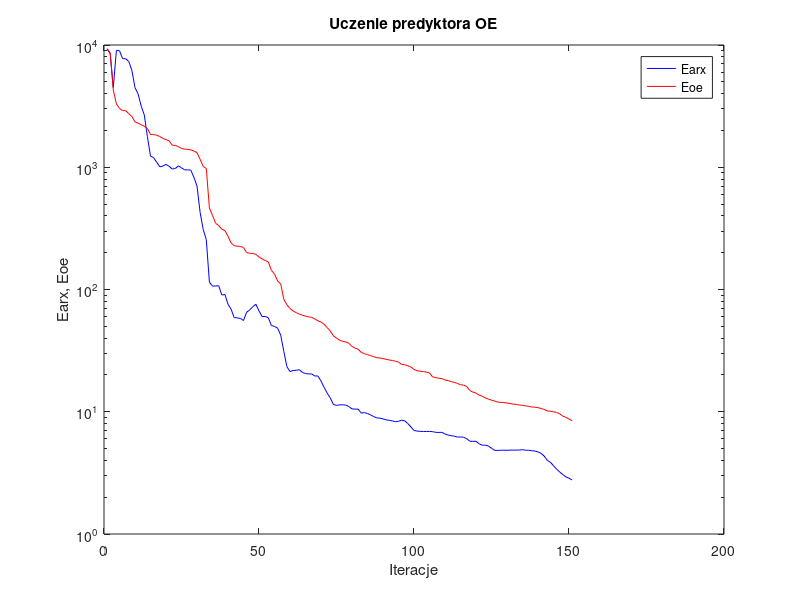
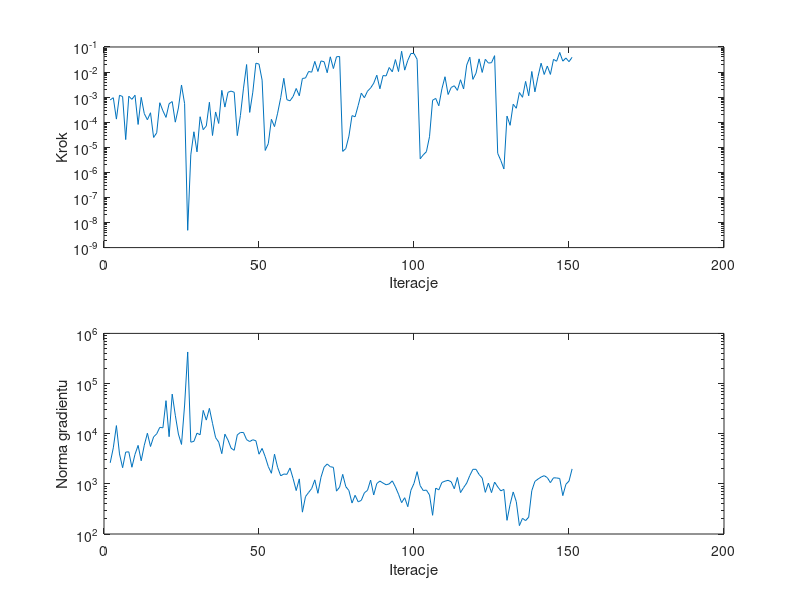

Source code (MATLAB) for these figures, in order:
%uczenie predyktora oe
clear all;
n=0; farx(n+1)=9.275765e+003; foe(n+1)=9.336545e+003; wspucz(n+1)=0.000000e+000; ng(n+1)=0.000000e+000;
%odnowa zmiennej metryki
n=1; farx(n+1)=8.493931e+003; foe(n+1)=8.615448e+003; krok(n+1)=7.740461e-004; ng(n+1)=2.627235e+003;
n=2; farx(n+1)=4.497957e+003; foe(n+1)=4.272197e+003; krok(n+1)=9.475662e-004; ng(n+1)=5.227197e+003;
n=3; farx(n+1)=9.059524e+003; foe(n+1)=3.295528e+003; krok(n+1)=1.330707e-004; ng(n+1)=1.450772e+004;
n=4; farx(n+1)=8.974820e+003; foe(n+1)=3.026504e+003; krok(n+1)=1.188185e-003; ng(n+1)=3.949663e+003;
n=5; farx(n+1)=7.735693e+003; foe(n+1)=2.909298e+003; krok(n+1)=1.055981e-003; ng(n+1)=2.098133e+003;
n=6; farx(n+1)=7.720749e+003; foe(n+1)=2.901651e+003; krok(n+1)=2.028847e-005; ng(n+1)=4.299072e+003;
n=7; farx(n+1)=7.321150e+003; foe(n+1)=2.746562e+003; krok(n+1)=1.088153e-003; ng(n+1)=4.348244e+003;
n=8; farx(n+1)=6.187196e+003; foe(n+1)=2.599913e+003; krok(n+1)=8.160960e-004; ng(n+1)=2.144437e+003;
n=9; farx(n+1)=4.476379e+003; foe(n+1)=2.347286e+003; krok(n+1)=1.193235e-003; ng(n+1)=3.873569e+003;
n=10; farx(n+1)=3.981746e+003; foe(n+1)=2.296705e+003; krok(n+1)=8.127742e-005; ng(n+1)=5.844708e+003;
n=11; farx(n+1)=3.160489e+003; foe(n+1)=2.228364e+003; krok(n+1)=9.800929e-004; ng(n+1)=2.886740e+003;
n=12; farx(n+1)=2.677720e+003; foe(n+1)=2.162045e+003; krok(n+1)=2.188897e-004; ng(n+1)=5.903276e+003;
n=13; farx(n+1)=1.776577e+003; foe(n+1)=2.076647e+003; krok(n+1)=1.254416e-004; ng(n+1)=1.021533e+004;
n=14; farx(n+1)=1.232230e+003; foe(n+1)=1.852599e+003; krok(n+1)=2.384064e-004; ng(n+1)=5.557590e+003;
n=15; farx(n+1)=1.198880e+003; foe(n+1)=1.850090e+003; krok(n+1)=2.470394e-005; ng(n+1)=8.631767e+003;
n=16; farx(n+1)=1.097006e+003; foe(n+1)=1.828410e+003; krok(n+1)=3.770492e-005; ng(n+1)=9.936371e+003;
n=17; farx(n+1)=1.008511e+003; foe(n+1)=1.785196e+003; krok(n+1)=5.990131e-004; ng(n+1)=1.339364e+004;
n=18; farx(n+1)=1.023070e+003; foe(n+1)=1.722211e+003; krok(n+1)=2.858713e-004; ng(n+1)=1.309670e+004;
n=19; farx(n+1)=1.054966e+003; foe(n+1)=1.683512e+003; krok(n+1)=1.555676e-004; ng(n+1)=4.554929e+004;
n=20; farx(n+1)=1.018465e+003; foe(n+1)=1.647442e+003; krok(n+1)=5.472377e-004; ng(n+1)=8.717822e+003;
n=21; farx(n+1)=9.676489e+002; foe(n+1)=1.516828e+003; krok(n+1)=6.650130e-004; ng(n+1)=6.153028e+004;
n=22; farx(n+1)=9.768756e+002; foe(n+1)=1.507406e+003; krok(n+1)=1.003955e-004; ng(n+1)=2.331250e+004;
n=23; farx(n+1)=1.026634e+003; foe(n+1)=1.475484e+003; krok(n+1)=3.697036e-004; ng(n+1)=9.833570e+003;
n=24; farx(n+1)=9.895261e+002; foe(n+1)=1.423280e+003; krok(n+1)=3.049962e-003; ng(n+1)=6.110059e+003;
n=25; farx(n+1)=9.518652e+002; foe(n+1)=1.407511e+003; krok(n+1)=5.492771e-004; ng(n+1)=3.730093e+004;
%odnowa zmiennej metryki
n=26; farx(n+1)=9.527873e+002; foe(n+1)=1.399929e+003; krok(n+1)=4.888650e-009; ng(n+1)=4.260756e+005;
n=27; farx(n+1)=9.464072e+002; foe(n+1)=1.388418e+003; krok(n+1)=5.005977e-006; ng(n+1)=6.786147e+003;
n=28; farx(n+1)=8.272387e+002; foe(n+1)=1.356713e+003; krok(n+1)=4.156331e-005; ng(n+1)=7.028095e+003;
n=29; farx(n+1)=7.024590e+002; foe(n+1)=1.317472e+003; krok(n+1)=6.570506e-006; ng(n+1)=1.025097e+004;
n=30; farx(n+1)=4.280478e+002; foe(n+1)=1.161008e+003; krok(n+1)=1.654720e-004; ng(n+1)=9.516674e+003;
n=31; farx(n+1)=3.102569e+002; foe(n+1)=1.016402e+003; krok(n+1)=5.039187e-005; ng(n+1)=2.913150e+004;
n=32; farx(n+1)=2.554515e+002; foe(n+1)=9.753818e+002; krok(n+1)=7.085234e-005; ng(n+1)=1.867927e+004;
n=33; farx(n+1)=1.148834e+002; foe(n+1)=4.643242e+002; krok(n+1)=6.249303e-004; ng(n+1)=3.202075e+004;
n=34; farx(n+1)=1.065897e+002; foe(n+1)=4.040322e+002; krok(n+1)=2.952483e-005; ng(n+1)=1.612931e+004;
n=35; farx(n+1)=1.067563e+002; foe(n+1)=3.489250e+002; krok(n+1)=2.563269e-004; ng(n+1)=8.356912e+003;
n=36; farx(n+1)=1.074035e+002; foe(n+1)=3.333140e+002; krok(n+1)=8.923578e-005; ng(n+1)=6.812361e+003;
n=37; farx(n+1)=9.012911e+001; foe(n+1)=3.116974e+002; krok(n+1)=1.863415e-003; ng(n+1)=4.000539e+003;
n=38; farx(n+1)=9.111260e+001; foe(n+1)=3.031999e+002; krok(n+1)=4.012417e-004; ng(n+1)=9.793827e+003;
n=39; farx(n+1)=7.579703e+001; foe(n+1)=2.731278e+002; krok(n+1)=1.561071e-003; ng(n+1)=7.453353e+003;
n=40; farx(n+1)=6.899488e+001; foe(n+1)=2.401981e+002; krok(n+1)=1.740889e-003; ng(n+1)=5.144599e+003;
n=41; farx(n+1)=5.897032e+001; foe(n+1)=2.283900e+002; krok(n+1)=1.564230e-003; ng(n+1)=4.668850e+003;
n=42; farx(n+1)=5.857855e+001; foe(n+1)=2.261026e+002; krok(n+1)=2.922588e-005; ng(n+1)=9.484858e+003;
n=43; farx(n+1)=5.800816e+001; foe(n+1)=2.252672e+002; krok(n+1)=1.845902e-004; ng(n+1)=1.057948e+004;
n=44; farx(n+1)=5.574610e+001; foe(n+1)=2.207789e+002; krok(n+1)=2.293321e-003; ng(n+1)=1.057803e+004;
n=45; farx(n+1)=6.511310e+001; foe(n+1)=2.003047e+002; krok(n+1)=1.993667e-002; ng(n+1)=7.606296e+003;
n=46; farx(n+1)=6.815259e+001; foe(n+1)=1.979512e+002; krok(n+1)=2.461531e-004; ng(n+1)=6.976725e+003;
n=47; farx(n+1)=7.237251e+001; foe(n+1)=1.968919e+002; krok(n+1)=1.573435e-003; ng(n+1)=7.573026e+003;
n=48; farx(n+1)=7.573696e+001; foe(n+1)=1.939719e+002; krok(n+1)=2.265123e-002; ng(n+1)=7.229004e+003;
n=49; farx(n+1)=6.679527e+001; foe(n+1)=1.841412e+002; krok(n+1)=2.080702e-002; ng(n+1)=3.899045e+003;
n=50; farx(n+1)=6.008415e+001; foe(n+1)=1.780918e+002; krok(n+1)=4.776032e-003; ng(n+1)=5.088126e+003;
%odnowa zmiennej metryki
n=51; farx(n+1)=6.021483e+001; foe(n+1)=1.726635e+002; krok(n+1)=7.488082e-006; ng(n+1)=3.482015e+003;
n=52; farx(n+1)=5.877500e+001; foe(n+1)=1.681870e+002; krok(n+1)=1.400833e-005; ng(n+1)=2.207953e+003;
n=53; farx(n+1)=5.074151e+001; foe(n+1)=1.432254e+002; krok(n+1)=1.304575e-004; ng(n+1)=1.625990e+003;
n=54; farx(n+1)=4.992183e+001; foe(n+1)=1.340580e+002; krok(n+1)=6.686067e-005; ng(n+1)=3.904876e+003;
n=55; farx(n+1)=4.822472e+001; foe(n+1)=1.173407e+002; krok(n+1)=2.288097e-004; ng(n+1)=2.135489e+003;
n=56; farx(n+1)=4.239018e+001; foe(n+1)=1.112544e+002; krok(n+1)=9.516502e-004; ng(n+1)=1.445138e+003;
n=57; farx(n+1)=3.120985e+001; foe(n+1)=8.337441e+001; krok(n+1)=5.636318e-003; ng(n+1)=1.570105e+003;
n=58; farx(n+1)=2.335599e+001; foe(n+1)=7.499937e+001; krok(n+1)=7.899388e-004; ng(n+1)=1.546919e+003;
n=59; farx(n+1)=2.131876e+001; foe(n+1)=6.991219e+001; krok(n+1)=7.138862e-004; ng(n+1)=2.069125e+003;
n=60; farx(n+1)=2.174351e+001; foe(n+1)=6.676715e+001; krok(n+1)=1.061807e-003; ng(n+1)=1.275063e+003;
n=61; farx(n+1)=2.186542e+001; foe(n+1)=6.468282e+001; krok(n+1)=2.213894e-003; ng(n+1)=7.349973e+002;
n=62; farx(n+1)=2.208253e+001; foe(n+1)=6.286543e+001; krok(n+1)=1.130223e-003; ng(n+1)=1.256177e+003;
n=63; farx(n+1)=2.097634e+001; foe(n+1)=6.167140e+001; krok(n+1)=5.557598e-003; ng(n+1)=2.726801e+002;
n=64; farx(n+1)=2.054194e+001; foe(n+1)=6.053822e+001; krok(n+1)=5.801633e-003; ng(n+1)=5.571200e+002;
n=65; farx(n+1)=2.040381e+001; foe(n+1)=5.970075e+001; krok(n+1)=1.053841e-002; ng(n+1)=6.731358e+002;
n=66; farx(n+1)=2.037535e+001; foe(n+1)=5.922631e+001; krok(n+1)=9.889238e-003; ng(n+1)=8.090191e+002;
n=67; farx(n+1)=1.959936e+001; foe(n+1)=5.742281e+001; krok(n+1)=2.667694e-002; ng(n+1)=1.200779e+003;
n=68; farx(n+1)=1.962848e+001; foe(n+1)=5.547571e+001; krok(n+1)=1.053841e-002; ng(n+1)=6.484922e+002;
n=69; farx(n+1)=1.781641e+001; foe(n+1)=5.422487e+001; krok(n+1)=2.779047e-002; ng(n+1)=1.355881e+003;
n=70; farx(n+1)=1.584346e+001; foe(n+1)=5.197841e+001; krok(n+1)=2.580064e-002; ng(n+1)=2.149896e+003;
n=71; farx(n+1)=1.418576e+001; foe(n+1)=4.878513e+001; krok(n+1)=9.424758e-003; ng(n+1)=2.489316e+003;
n=72; farx(n+1)=1.297912e+001; foe(n+1)=4.573190e+001; krok(n+1)=4.050274e-002; ng(n+1)=2.196185e+003;
n=73; farx(n+1)=1.148493e+001; foe(n+1)=4.186874e+001; krok(n+1)=1.378623e-002; ng(n+1)=2.133938e+003;
n=74; farx(n+1)=1.127753e+001; foe(n+1)=4.003373e+001; krok(n+1)=4.077788e-002; ng(n+1)=7.150432e+002;
n=75; farx(n+1)=1.138234e+001; foe(n+1)=3.848171e+001; krok(n+1)=4.165943e-002; ng(n+1)=8.616612e+002;
%odnowa zmiennej metryki
n=76; farx(n+1)=1.140138e+001; foe(n+1)=3.765954e+001; krok(n+1)=6.872937e-006; ng(n+1)=1.546373e+003;
n=77; farx(n+1)=1.134117e+001; foe(n+1)=3.726460e+001; krok(n+1)=8.879922e-006; ng(n+1)=8.799824e+002;
n=78; farx(n+1)=1.101775e+001; foe(n+1)=3.632748e+001; krok(n+1)=2.773752e-005; ng(n+1)=7.366163e+002;
n=79; farx(n+1)=1.055468e+001; foe(n+1)=3.423696e+001; krok(n+1)=1.830796e-004; ng(n+1)=4.149478e+002;
n=80; farx(n+1)=1.051126e+001; foe(n+1)=3.318665e+001; krok(n+1)=1.646626e-004; ng(n+1)=5.912746e+002;
n=81; farx(n+1)=1.050582e+001; foe(n+1)=3.244536e+001; krok(n+1)=4.674935e-004; ng(n+1)=4.374887e+002;
n=82; farx(n+1)=9.745393e+000; foe(n+1)=3.057728e+001; krok(n+1)=1.442683e-003; ng(n+1)=4.692911e+002;
n=83; farx(n+1)=9.848699e+000; foe(n+1)=2.984284e+001; krok(n+1)=9.481841e-004; ng(n+1)=6.637955e+002;
n=84; farx(n+1)=9.667778e+000; foe(n+1)=2.935828e+001; krok(n+1)=1.723278e-003; ng(n+1)=7.419557e+002;
n=85; farx(n+1)=9.425421e+000; foe(n+1)=2.881503e+001; krok(n+1)=2.318009e-003; ng(n+1)=1.190089e+003;
n=86; farx(n+1)=9.132711e+000; foe(n+1)=2.822935e+001; krok(n+1)=3.581322e-003; ng(n+1)=6.001402e+002;
n=87; farx(n+1)=8.903644e+000; foe(n+1)=2.767815e+001; krok(n+1)=7.481826e-003; ng(n+1)=1.016700e+003;
n=88; farx(n+1)=8.867154e+000; foe(n+1)=2.754542e+001; krok(n+1)=2.156451e-003; ng(n+1)=1.136877e+003;
n=89; farx(n+1)=8.738484e+000; foe(n+1)=2.720281e+001; krok(n+1)=7.251821e-003; ng(n+1)=1.038007e+003;
n=90; farx(n+1)=8.583339e+000; foe(n+1)=2.686663e+001; krok(n+1)=7.029269e-003; ng(n+1)=9.585323e+002;
n=91; farx(n+1)=8.515416e+000; foe(n+1)=2.652464e+001; krok(n+1)=1.521910e-002; ng(n+1)=9.963435e+002;
n=92; farx(n+1)=8.411735e+000; foe(n+1)=2.624938e+001; krok(n+1)=1.023953e-002; ng(n+1)=1.146672e+003;
n=93; farx(n+1)=8.290953e+000; foe(n+1)=2.594643e+001; krok(n+1)=3.143988e-002; ng(n+1)=8.689774e+002;
n=94; farx(n+1)=8.362414e+000; foe(n+1)=2.546617e+001; krok(n+1)=1.048565e-002; ng(n+1)=6.226297e+002;
n=95; farx(n+1)=8.524788e+000; foe(n+1)=2.440817e+001; krok(n+1)=6.754317e-002; ng(n+1)=4.217096e+002;
n=96; farx(n+1)=8.436880e+000; foe(n+1)=2.425305e+001; krok(n+1)=1.192345e-002; ng(n+1)=5.290257e+002;
n=97; farx(n+1)=8.012376e+000; foe(n+1)=2.376348e+001; krok(n+1)=2.936823e-002; ng(n+1)=3.503884e+002;
n=98; farx(n+1)=7.511210e+000; foe(n+1)=2.325724e+001; krok(n+1)=5.514490e-002; ng(n+1)=7.437450e+002;
n=99; farx(n+1)=7.026942e+000; foe(n+1)=2.220758e+001; krok(n+1)=5.466235e-002; ng(n+1)=1.022055e+003;
n=100; farx(n+1)=6.952396e+000; foe(n+1)=2.163138e+001; krok(n+1)=3.222183e-002; ng(n+1)=1.751205e+003;
%odnowa zmiennej metryki
n=101; farx(n+1)=6.910682e+000; foe(n+1)=2.145815e+001; krok(n+1)=3.485881e-006; ng(n+1)=9.180162e+002;
n=102; farx(n+1)=6.895981e+000; foe(n+1)=2.132051e+001; krok(n+1)=5.005977e-006; ng(n+1)=7.350718e+002;
n=103; farx(n+1)=6.896369e+000; foe(n+1)=2.110272e+001; krok(n+1)=6.665454e-006; ng(n+1)=7.518531e+002;
n=104; farx(n+1)=6.901643e+000; foe(n+1)=2.076648e+001; krok(n+1)=2.635297e-005; ng(n+1)=6.007957e+002;
n=105; farx(n+1)=6.875432e+000; foe(n+1)=1.927005e+001; krok(n+1)=7.528887e-004; ng(n+1)=2.361292e+002;
n=106; farx(n+1)=6.784780e+000; foe(n+1)=1.902600e+001; krok(n+1)=8.898758e-004; ng(n+1)=8.216840e+002;
n=107; farx(n+1)=6.772319e+000; foe(n+1)=1.880681e+001; krok(n+1)=4.526501e-004; ng(n+1)=7.580193e+002;
n=108; farx(n+1)=6.789371e+000; foe(n+1)=1.867902e+001; krok(n+1)=2.145173e-003; ng(n+1)=1.066678e+003;
n=109; farx(n+1)=6.571808e+000; foe(n+1)=1.821174e+001; krok(n+1)=6.506258e-003; ng(n+1)=1.131494e+003;
n=110; farx(n+1)=6.450865e+000; foe(n+1)=1.798197e+001; krok(n+1)=1.273916e-003; ng(n+1)=1.175599e+003;
n=111; farx(n+1)=6.367854e+000; foe(n+1)=1.764318e+001; krok(n+1)=2.431442e-003; ng(n+1)=1.098564e+003;
n=112; farx(n+1)=6.310259e+000; foe(n+1)=1.740070e+001; krok(n+1)=2.840497e-003; ng(n+1)=7.984710e+002;
n=113; farx(n+1)=6.211081e+000; foe(n+1)=1.705765e+001; krok(n+1)=1.863415e-003; ng(n+1)=1.340591e+003;
n=114; farx(n+1)=6.222332e+000; foe(n+1)=1.663024e+001; krok(n+1)=4.933247e-003; ng(n+1)=6.698996e+002;
n=115; farx(n+1)=6.187852e+000; foe(n+1)=1.651930e+001; krok(n+1)=2.117016e-003; ng(n+1)=8.423663e+002;
n=116; farx(n+1)=6.021281e+000; foe(n+1)=1.607742e+001; krok(n+1)=1.897240e-002; ng(n+1)=1.035473e+003;
n=117; farx(n+1)=5.739486e+000; foe(n+1)=1.493719e+001; krok(n+1)=3.915143e-002; ng(n+1)=1.465358e+003;
n=118; farx(n+1)=5.728296e+000; foe(n+1)=1.445978e+001; krok(n+1)=5.107684e-003; ng(n+1)=1.948628e+003;
n=119; farx(n+1)=5.733379e+000; foe(n+1)=1.421077e+001; krok(n+1)=8.956895e-003; ng(n+1)=1.950047e+003;
n=120; farx(n+1)=5.476407e+000; foe(n+1)=1.367509e+001; krok(n+1)=3.361391e-002; ng(n+1)=1.534910e+003;
n=121; farx(n+1)=5.326805e+000; foe(n+1)=1.340601e+001; krok(n+1)=9.659422e-003; ng(n+1)=1.305267e+003;
n=122; farx(n+1)=5.329601e+000; foe(n+1)=1.299529e+001; krok(n+1)=3.222183e-002; ng(n+1)=6.770056e+002;
n=123; farx(n+1)=5.245843e+000; foe(n+1)=1.268993e+001; krok(n+1)=2.284436e-002; ng(n+1)=1.036158e+003;
n=124; farx(n+1)=5.031071e+000; foe(n+1)=1.243752e+001; krok(n+1)=2.362755e-002; ng(n+1)=6.694166e+002;
n=125; farx(n+1)=4.834381e+000; foe(n+1)=1.223758e+001; krok(n+1)=4.509885e-002; ng(n+1)=1.085344e+003;
%odnowa zmiennej metryki
n=126; farx(n+1)=4.829745e+000; foe(n+1)=1.199627e+001; krok(n+1)=5.712562e-006; ng(n+1)=8.708261e+002;
n=127; farx(n+1)=4.843082e+000; foe(n+1)=1.191096e+001; krok(n+1)=2.986582e-006; ng(n+1)=7.254436e+002;
n=128; farx(n+1)=4.849079e+000; foe(n+1)=1.186817e+001; krok(n+1)=1.369092e-006; ng(n+1)=7.752320e+002;
n=129; farx(n+1)=4.837317e+000; foe(n+1)=1.178872e+001; krok(n+1)=1.752601e-004; ng(n+1)=1.873431e+002;
n=130; farx(n+1)=4.858628e+000; foe(n+1)=1.168461e+001; krok(n+1)=7.524177e-005; ng(n+1)=3.892087e+002;
n=131; farx(n+1)=4.857380e+000; foe(n+1)=1.154503e+001; krok(n+1)=5.202484e-004; ng(n+1)=6.894974e+002;
n=132; farx(n+1)=4.854455e+000; foe(n+1)=1.148421e+001; krok(n+1)=3.606707e-004; ng(n+1)=4.409511e+002;
n=133; farx(n+1)=4.864999e+000; foe(n+1)=1.135827e+001; krok(n+1)=1.532816e-003; ng(n+1)=1.469786e+002;
n=134; farx(n+1)=4.898546e+000; foe(n+1)=1.129021e+001; krok(n+1)=9.854180e-004; ng(n+1)=2.057420e+002;
n=135; farx(n+1)=4.844701e+000; foe(n+1)=1.116250e+001; krok(n+1)=4.243311e-003; ng(n+1)=1.848104e+002;
n=136; farx(n+1)=4.843554e+000; foe(n+1)=1.108200e+001; krok(n+1)=1.133637e-003; ng(n+1)=2.170921e+002;
n=137; farx(n+1)=4.798884e+000; foe(n+1)=1.093584e+001; krok(n+1)=1.054546e-002; ng(n+1)=7.312525e+002;
n=138; farx(n+1)=4.772665e+000; foe(n+1)=1.089872e+001; krok(n+1)=1.626565e-003; ng(n+1)=1.119640e+003;
n=139; farx(n+1)=4.694480e+000; foe(n+1)=1.081115e+001; krok(n+1)=6.607631e-003; ng(n+1)=1.246175e+003;
n=140; farx(n+1)=4.566491e+000; foe(n+1)=1.062280e+001; krok(n+1)=2.254943e-002; ng(n+1)=1.366397e+003;
n=141; farx(n+1)=4.338150e+000; foe(n+1)=1.045961e+001; krok(n+1)=8.009570e-003; ng(n+1)=1.454864e+003;
n=142; farx(n+1)=4.002683e+000; foe(n+1)=1.016455e+001; krok(n+1)=1.740861e-002; ng(n+1)=1.332225e+003;
n=143; farx(n+1)=3.863707e+000; foe(n+1)=1.009317e+001; krok(n+1)=8.055458e-003; ng(n+1)=1.057322e+003;
n=144; farx(n+1)=3.619350e+000; foe(n+1)=9.990360e+000; krok(n+1)=3.209254e-002; ng(n+1)=1.320752e+003;
n=145; farx(n+1)=3.399320e+000; foe(n+1)=9.871527e+000; krok(n+1)=2.699949e-002; ng(n+1)=1.310401e+003;
n=146; farx(n+1)=3.216014e+000; foe(n+1)=9.622701e+000; krok(n+1)=6.068470e-002; ng(n+1)=1.280184e+003;
n=147; farx(n+1)=3.061535e+000; foe(n+1)=9.204653e+000; krok(n+1)=2.720095e-002; ng(n+1)=5.824462e+002;
n=148; farx(n+1)=2.933292e+000; foe(n+1)=9.002936e+000; krok(n+1)=3.640360e-002; ng(n+1)=9.800453e+002;
n=149; farx(n+1)=2.860447e+000; foe(n+1)=8.722347e+000; krok(n+1)=2.598758e-002; ng(n+1)=1.135422e+003;
n=150; farx(n+1)=2.766959e+000; foe(n+1)=8.443306e+000; krok(n+1)=3.873324e-002; ng(n+1)=1.987494e+003;

figure; semilogy(farx,'b'); hold on; semilogy(foe,'r'); xlabel('Iteracje'); ylabel('Earx, Eoe'); legend('Earx','Eoe'); title('Uczenie predyktora OE');
figure; subplot(2,1,1); semilogy(krok); xlabel('Iteracje'); ylabel('Krok');
subplot(2,1,2); semilogy(ng); xlabel('Iteracje'); ylabel('Norma gradientu');
Earx=farx(n+1)
Eoe=foe(n+1)
